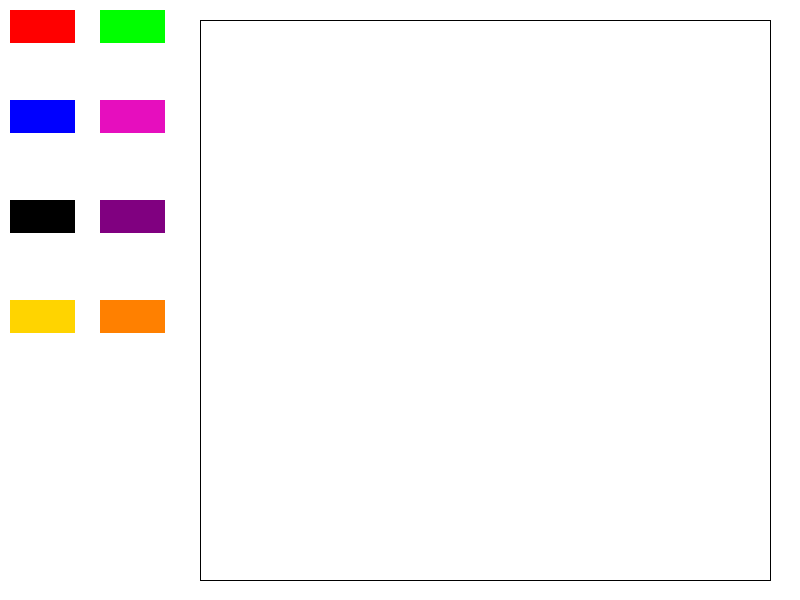
Frame 1 (no input)
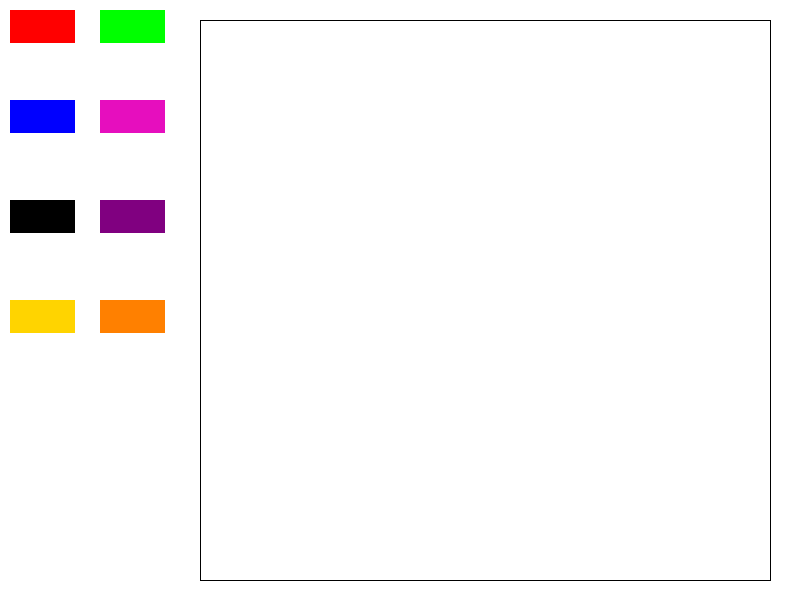
Frame 60 (the mouse pressed at the canvas centre just before this capture)
Frame 120 (the mouse held since frame 60 and released just before this capture): identical to frame 60, image omitted

The Processing sketch that drew these frames (run headless with seeded random() and noise(); from frame 60 on, the mouse is pressed at the canvas centre):

// Processing sketch: processing_83799
// ── processing_83799.pde

float x,y;
float r=0, i=0;

color strokeColor = #000000;

class MyButton {
  int x, y;
  int buttonWidth = 64;
  int buttonHeight = 32;
  color clr;
  boolean selected = false;
  MyButton(int _x, int _y, color _clr)
  {
    x = _x;
    y = _y;
    clr = _clr;
  }
  
  void checkClick() {
    if (mouseX >= x && mouseX < x+buttonWidth &&
        mouseY >= y && mouseY < y+buttonHeight) {
      strokeColor = clr;
      selected = true;
    } else {
      selected = false;
    }
    
  }
  
  void render() {
    fill(clr);
    if (selected) {
      stroke(50);
    } else {
      stroke(clr);
    }
    rect(x,y,buttonWidth,buttonHeight);
  }

}

MyButton b1, b2, b3, b4, b5, b6, b7,b8;

void setup()
{
  size(800,600);
  b1 = new MyButton(10,10,#FF0000);
  b2 = new MyButton(100, 10, #00FF00);
  b3 = new MyButton(10, 100, #0000FF);
  b4 = new MyButton (100, 100, #E60EBE);
  b5 = new MyButton (100, 200, #800080);
  b6 = new MyButton (10, 200, #000000);
  b7 = new MyButton (10,300, #FFD400);
  b8 = new MyButton (100,300,#FF8000);

 
  background(255);
 
}

void draw() {
  
  b1.render();
  b2.render();
  b3.render();
  b4.render();
  b5.render();
  b6.render();
  b7.render();
  b8.render();

stroke(0,0,0); 
line(770,20,770,580);
line(200,20,200,580);
line(200,580,770,580);
line(200,20,770,20);

if (key=='1') {// Stroke weight selection
    strokeWeight(2);
  }
  if (key=='2') {
    strokeWeight(4);
  }
  if (key=='3') {
    strokeWeight(6);
  }
  if (key=='4') {
    strokeWeight(8);
  }
  if (key=='5') {
    strokeWeight(10);
  }

  else {
    r=r+10; //Stroke quantity
    i=i-6;
  }

  
 
}

void mouseDragged()
{
  stroke(strokeColor);
  line(pmouseX, pmouseY, mouseX, mouseY);
}

void mousePressed() 
{
  b1.checkClick();
  b2.checkClick();
  b3.checkClick();
  b4.checkClick();
  b5.checkClick();
  b6.checkClick();
  b7.checkClick();
  b8.checkClick();
 
}
